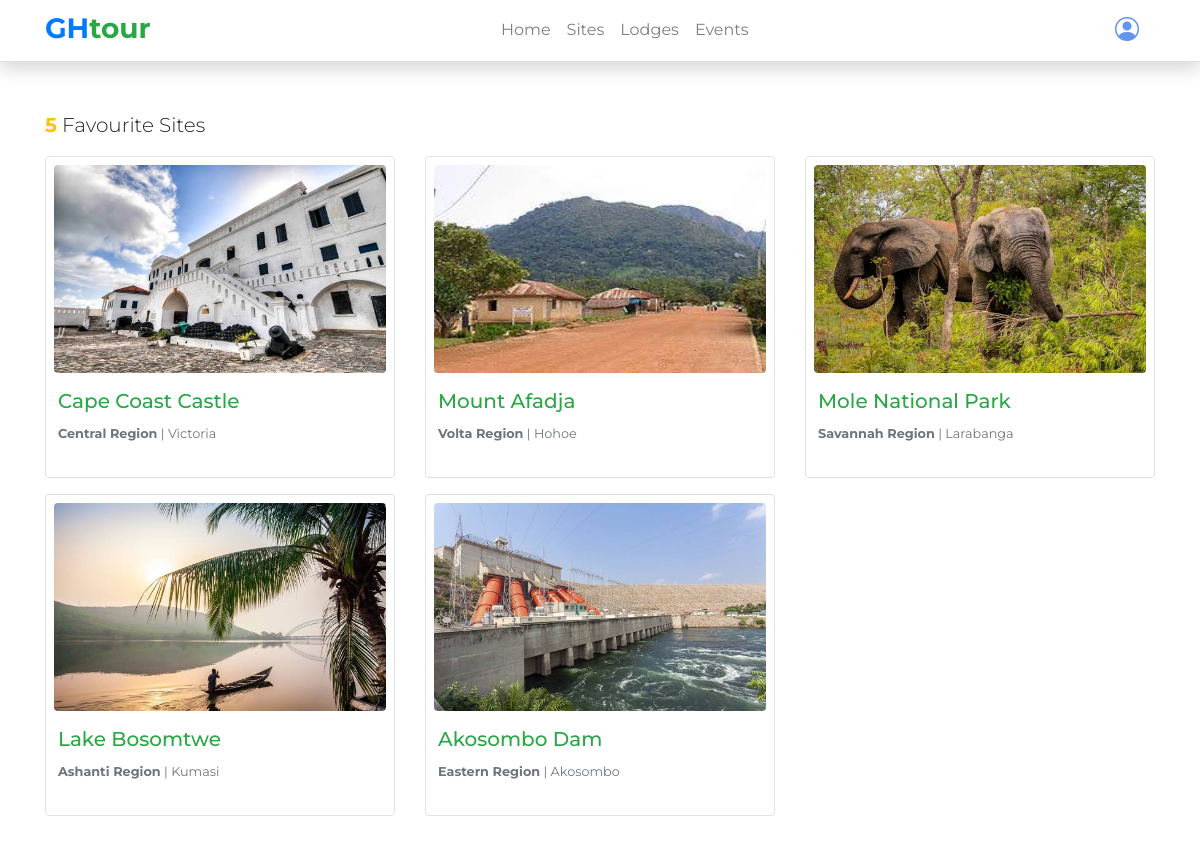
The app's page /tour/sites (signed in) with its own data.
### guide/models.py (models this page shows, shortened)
class Site(models.Model):
    name = models.CharField(default="", max_length=250)
    image = models.FileField(upload_to="site_images", null=True)
    region = models.ForeignKey(Region, on_delete=models.CASCADE)
    town = models.CharField(default="", max_length=250)
    bio = RichTextUploadingField()
    gpsAddress = models.CharField(default="", max_length=50)
    gmapLocation = models.CharField(default="", max_length=250)
    rating = models.IntegerField(default=1, max_length=5)
    users = models.ManyToManyField(User, blank=True)
    slug = models.SlugField(default="will-be-added")
    class Meta:
        ordering = ["-rating"]
    def get_absolute_url(self):
        return reverse("site-detail", kwargs={"pk": self.pk})

class Region(models.Model):
    name = models.CharField(default="", max_length=80)
    slug = models.SlugField(default="Will-be-added")
    def __str__(self):
        return self.name
    class Meta:
        ordering = ["-name"]

### users/views.py (the view)
# urls.py: path("<slug:slug>/sites", ProfileSites.as_view(), name="profile-sites"),
class ProfileSites(LoginRequiredMixin, generic.ListView):
    model = Site
    template_name = "users/sites.html"
    paginate_by = 12
    def get_context_data(self, **kwargs):
        context = super(ProfileSites, self).get_context_data(**kwargs)
        user = self.request.user
        context["sites"] = user.profile.sites.all()
        return context

### users/templates/users/sites.html (shortened to what this page needs)
{% extends 'base.html' %}
{% block nav-profile %}menu-active{% endblock nav-profile %}
{% block content %}
<p class="lead mb-3"><span class="text-warning font-weight-bold">{{sites.count}}</span> Favourite Sites</p>
<div class="row">
    {% if sites %}
    {% for site in sites %}
    <div class="col-12 col-md-6 col-lg-4 mb-3">
        <a href="{{site.get_absolute_url}}" class="site-card text-dark">
            <div class="p-2 border rounded" style="height: 100%; ">
                <img src="{{MEDIA_URL}}{{site.image.url}}" alt="" class="img-fluid rounded">
                <div class="px-1 mt-3">
                    <h5 class="text-success">{{site.name}}</h5>
                    <small class="text-muted"><span class="font-weight-bold">{{site.region}} Region</span> |
                        {{site.town}}</small>
                </div>
            </div>
        </a>
    </div>
    {% endfor %}
    {% else %}
    <div class="col-12">
        <div class="p3 my-5 text-center">
            <h1>No Sites Saved</h1>
        </div>
    </div>
    {% endif %}
</div>
{% endblock content %}

### static/css/main.css (style rules this page uses)
body { margin: 0; padding: 0; font-family: 'Montserrat', sans-serif !important; box-sizing: border-box; scroll-behavior: smooth !important; }
a { text-decoration: none !important; outline: none !important; }
.site-card { height: 100% !important; margin-right: 1rem; background-color: white !important; text-overflow: ellipsis; }
.site-card h5 { overflow: hidden; text-overflow: ellipsis !important; }
.site-card img { width: 100%; height: 13rem; }

### records on screen
Site: image (picture), name "Cape Coast Castle", region "Central", town "Victoria"
Site: image (picture), name "Mount Afadja", region "Volta", town "Hohoe"
Site: image (picture), name "Mole National Park", region "Savannah", town "Larabanga"
Site: image (picture), name "Lake Bosomtwe", region "Ashanti", town "Kumasi"
Site: image (picture), name "Akosombo Dam", region "Eastern", town "Akosombo"

### other values on screen
{{ sites.count }} "5"
